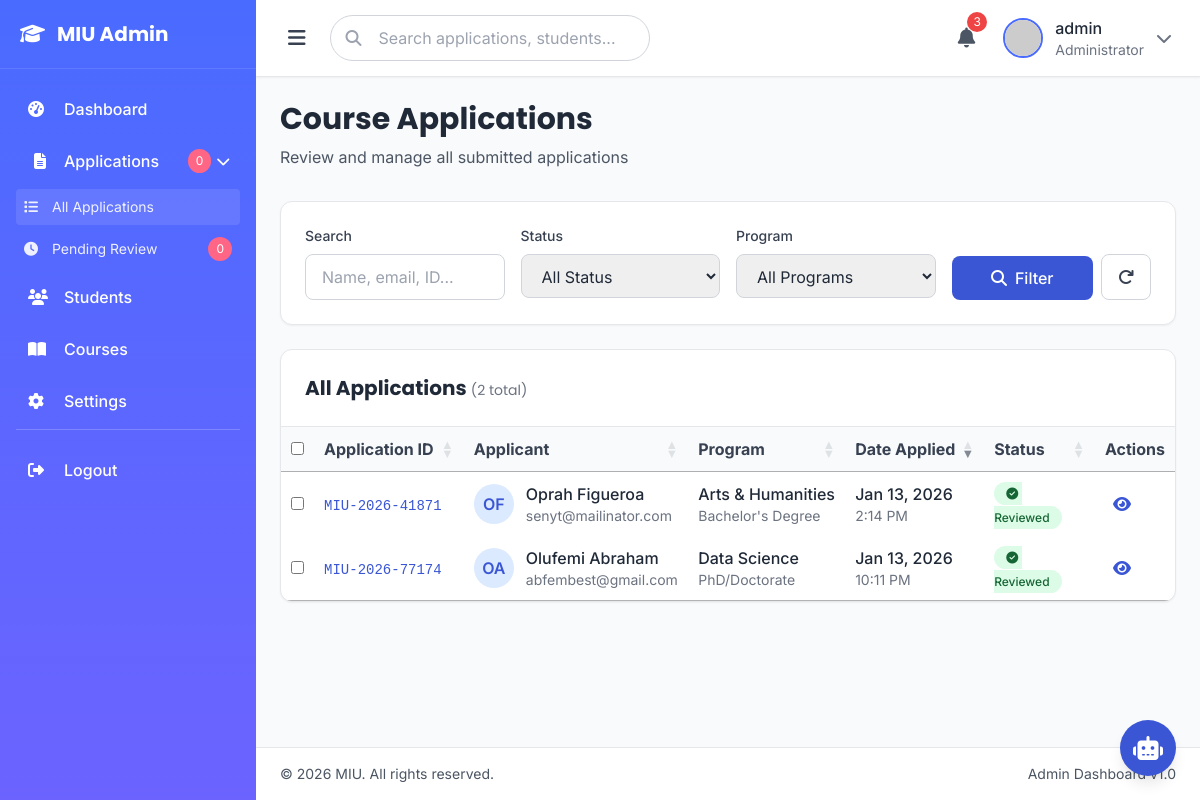
/management/applications/ (signed in), run on an earlier commit of the app's database.
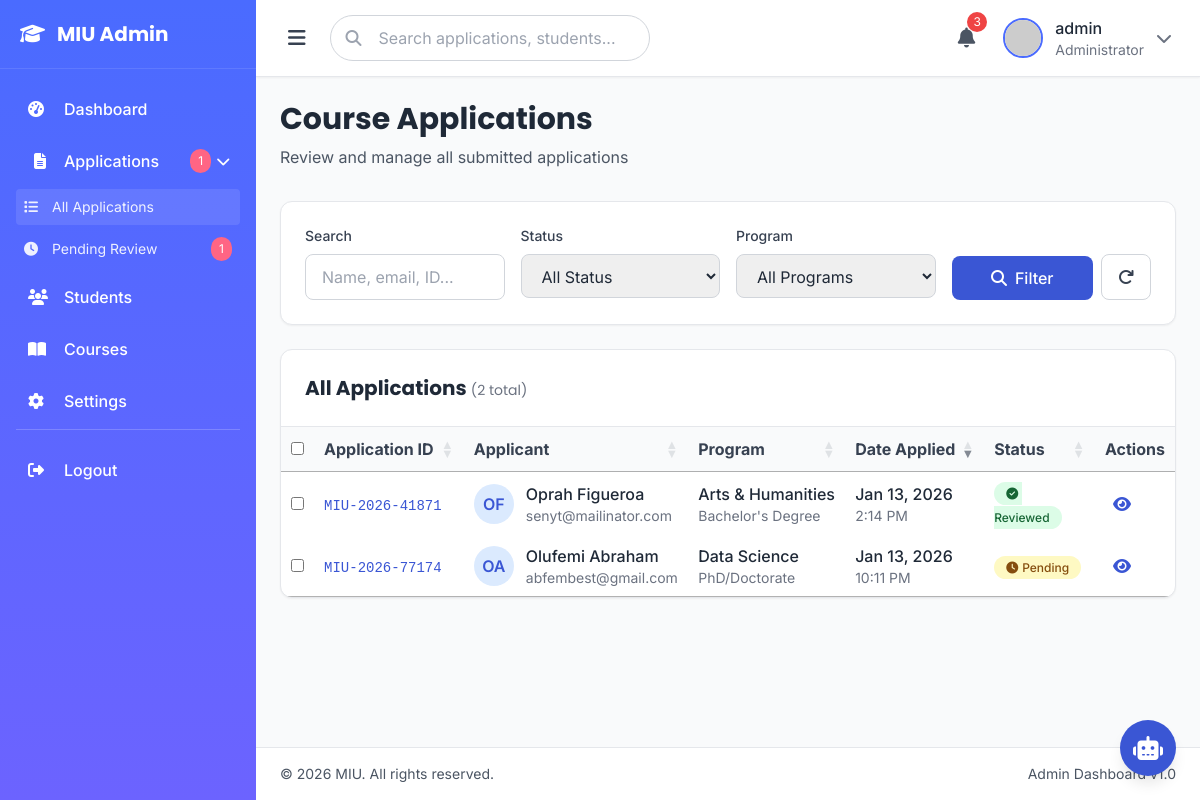
And on a later commit of the database.
### eduweb/models.py (models this page shows, shortened)
class CourseApplication(models.Model):
    DEGREE_LEVEL_CHOICES = [
        ('bachelor', "Bachelor's Degree"),
        ('master', "Master's Degree"),
        ('phd', 'PhD/Doctorate'),
    ]
    STUDY_MODE_CHOICES = [
        ('full-time', 'Full-time'),
        ('part-time', 'Part-time'),
        ('online', 'Online'),
        ('hybrid', 'Hybrid'),
    ]
    INTAKE_CHOICES = [
        ('fall-2025', 'Fall 2025'),
        ('spring-2026', 'Spring 2026'),
        ('fall-2026', 'Fall 2026'),
    ]
    PROGRAM_CHOICES = [
        ('business', 'Business Administration (MBA)'),
        ('computer-science', 'Computer Science'),
        ('data-science', 'Data Science'),
        ('engineering', 'Engineering'),
        ('health-sciences', 'Health Sciences'),
        ('psychology', 'Psychology'),
        ('economics', 'Economics'),
        ('law', 'Law'),
        ('arts', 'Arts & Humanities'),
    ]
    GENDER_CHOICES = [
        ('male', 'Male'),
        ('female', 'Female'),
        ('non-binary', 'Non-binary'),
        ('prefer-not-to-say', 'Prefer not to say'),
    ]
    COUNTRY_CHOICES = [
        ('US', 'United States'),
        ('UK', 'United Kingdom'),
        ('CA', 'Canada'),
        ('AU', 'Australia'),
        ('IN', 'India'),
        ('CN', 'China'),
        ('NG', 'Nigeria'),
        ('BR', 'Brazil'),
        ('OTHER', 'Other'),
    ]
    REFERRAL_CHOICES = [
        ('website', 'University Website'),
        ('search-engine', 'Search Engine (Google, etc.)'),
        ('social-media', 'Social Media'),
        ('friend-family', 'Friend or Family'),
        ('education-fair', 'Education Fair'),
        ('school-counselor', 'School Counselor'),
        ('alumni', 'MIU Alumni'),
        ('other', 'Other'),
    ]
    application_id = models.CharField(max_length=50, unique=True, blank=True)
    user = models.ForeignKey(User, on_delete=models.CASCADE, related_name='applications', null=True, blank=True)
    first_name = models.CharField(max_length=100)
    last_name = models.CharField(max_length=100)
    email = models.EmailField()
    phone = models.CharField(max_length=20)
    date_of_birth = models.DateField()
    country = models.CharField(max_length=100, choices=COUNTRY_CHOICES)
    gender = models.CharField(max_length=50, choices=GENDER_CHOICES)
    address = models.TextField()
    academic_history = models.JSONField(default=list)
    english_proficiency = models.CharField(max_length=50, blank=True)
    english_score = models.CharField(max_length=20, blank=True)
    additional_qualifications = models.TextField(blank=True)
    program = models.CharField(max_length=50, choices=PROGRAM_CHOICES)
    degree_level = models.CharField(max_length=20, choices=DEGREE_LEVEL_CHOICES)
    study_mode = models.CharField(max_length=20, choices=STUDY_MODE_CHOICES)
    intake = models.CharField(max_length=20, choices=INTAKE_CHOICES)
    scholarship = models.BooleanField(default=False)
    referral_source = models.CharField(max_length=100, blank=True, choices=REFERRAL_CHOICES)
    documents_uploaded = models.JSONField(default=dict)
    created_at = models.DateTimeField(default=timezone.now)
    submitted = models.BooleanField(default=False)
    submission_date = models.DateTimeField(null=True, blank=True)
    STATUS_CHOICES = [
        ('submitted', 'Submitted'),
        ('under_review', 'Under Review'),
        ('reviewed', 'Reviewed'),
        ('decision_made', 'Decision Made'),
    ]
    DECISION_CHOICES = [
        ('pending', 'Pending'),
        ('accepted', 'Accepted'),
        ('rejected', 'Rejected'),
        ('waitlisted', 'Waitlisted'),
    ]
    status = models.CharField(max_length=20, choices=STATUS_CHOICES, default='submitted')
    decision = models.CharField(max_length=20, choices=DECISION_CHOICES, default='pending')
    decision_date = models.DateTimeField(null=True, blank=True)
    decision_notes = models.TextField(blank=True)
    reviewed_by = models.ForeignKey(User, on_delete=models.SET_NULL, null=True, blank=True, related_name='reviewed_applications')
    reviewed_at = models.DateTimeField(null=True, blank=True)
    is_reviewed = models.BooleanField(default=False)
    class Meta:
        ordering = ['-created_at']
        verbose_name = 'Course Application'
        verbose_name_plural = 'Course Applications'
    def get_full_name(self):
        return f"{self.first_name} {self.last_name}"
    def get_program_display_name(self):
        return dict(self.PROGRAM_CHOICES).get(self.program, self.program)
    def get_degree_level_display_name(self):
        return dict(self.DEGREE_LEVEL_CHOICES).get(self.degree_level, self.degree_level)

### management/views.py (the view, shortened to what this page needs)
# urls.py: path('applications/', views.applications_list, name='applications_list'),
@login_required(login_url='eduweb:auth_page')
@user_passes_test(is_admin)
def applications_list(request):
    applications = CourseApplication.objects.select_related('user').order_by('-created_at')
    search_query = request.GET.get('search', '')
    status_filter = request.GET.get('status', '')
    program_filter = request.GET.get('program', '')
    if status_filter == 'pending':
        applications = applications.filter(is_reviewed=False)
    elif status_filter == 'reviewed':
        applications = applications.filter(is_reviewed=True)
    if program_filter:
        applications = applications.filter(program=program_filter)
    paginator = Paginator(applications, 15)  # 15 applications per page
    page_number = request.GET.get('page', 1)
    page_obj = paginator.get_page(page_number)
    pending_count = CourseApplication.objects.filter(is_reviewed=False).count()
    context = {
        'applications': page_obj,
        'programs': CourseApplication.PROGRAM_CHOICES,
        'pending_count': pending_count,
    }
    return render(request, 'management/applications.html', context)

### eduweb/views.py (called while the page is built)
def application_status_context(request):
    has_pending_application = False
    if request.user.is_authenticated:
        has_pending_application = CourseApplication.objects.filter(
            user=request.user,
            submitted=True
        ).exists()
    return {'has_pending_application': has_pending_application}

### management/views.py (called while the page is built)
def is_admin(user):
    return user.is_staff or user.is_superuser

### templates/management/applications.html (shortened to what the changed rows need)
{% extends 'management/base.html' %}
{% load static %}
{% block content %}
<div class="mb-8">
    <h1 class="text-2xl md:text-3xl font-bold text-gray-800 mb-2 font-display">Course Applications</h1>
</div>
<div class="bg-white rounded-xl shadow-sm border border-gray-200 overflow-hidden">
    <div class="overflow-x-auto">
        <table id="applicationsTable" class="w-full">
            <thead class="bg-gray-50 sticky top-0 z-10">
                <tr>
                    <th scope="col" class="py-4 px-6 text-left font-semibold text-gray-700">
                        <input type="checkbox" id="selectAll" class="rounded border-gray-300 text-primary-600 focus:ring-primary-500" aria-label="Select all applications">
                    </th>
                    <th scope="col" class="py-4 px-6 text-left font-semibold text-gray-700">Application ID</th>
                    <th scope="col" class="py-4 px-6 text-left font-semibold text-gray-700">Applicant</th>
                    <th scope="col" class="py-4 px-6 text-left font-semibold text-gray-700">Program</th>
                    <th scope="col" class="py-4 px-6 text-left font-semibold text-gray-700">Date Applied</th>
                    <th scope="col" class="py-4 px-6 text-left font-semibold text-gray-700">Status</th>
                    <th scope="col" class="py-4 px-6 text-left font-semibold text-gray-700">Actions</th>
                </tr>
            </thead>
            <tbody>
                {% for application in applications %}
                <tr class="border-b border-gray-100 hover:bg-gray-50 transition-colors">
                    <td class="py-4 px-6">
                        <input type="checkbox" class="application-checkbox rounded border-gray-300 text-primary-600 focus:ring-primary-500" value="{{ application.id }}" aria-label="Select application {{ application.application_id }}">
                    </td>
                    <td class="py-4 px-6">
                        <span class="font-mono text-sm font-medium text-primary-600">{{ application.application_id }}</span>
                    </td>
                    <td class="py-4 px-6">
                        <div class="flex items-center">
                            <div class="w-10 h-10 rounded-full bg-primary-100 flex items-center justify-center text-primary-600 font-semibold mr-3">
                                {{ application.first_name|slice:":1" }}{{ application.last_name|slice:":1" }}
                            </div>
                            <div>
                                <div class="font-medium text-gray-800">{{ application.get_full_name }}</div>
                                <div class="text-sm text-gray-500">{{ application.email }}</div>
                            </div>
                        </div>
                    </td>
                    <td class="py-4 px-6">
                        <div class="font-medium text-gray-800">{{ application.get_program_display_name }}</div>
                        <div class="text-sm text-gray-500">{{ application.get_degree_level_display_name }}</div>
                    </td>
                    <td class="py-4 px-6">
                        <div class="font-medium text-gray-800">{{ application.created_at|date:"M d, Y" }}</div>
                        <div class="text-sm text-gray-500">{{ application.created_at|date:"g:i A" }}</div>
                    </td>
                    <td class="py-4 px-6">
                        {% if application.is_reviewed %}
                        <span class="px-3 py-1 rounded-full text-xs font-medium bg-green-100 text-green-800">
                            <i class="fas fa-check-circle mr-1" aria-hidden="true"></i>Reviewed
                        </span>
                        {% else %}
                        <span class="px-3 py-1 rounded-full text-xs font-medium bg-yellow-100 text-yellow-800">
                            <i class="fas fa-clock mr-1" aria-hidden="true"></i>Pending
                        </span>
                        {% endif %}
                    </td>
                    <td class="py-4 px-6">
                        <div class="flex space-x-2">
                            <a href="{% url 'management:application_detail' application.id %}" class="text-primary-600 hover:text-primary-800 p-2 rounded hover:bg-primary-50 transition-colors" title="View details" aria-label="View application {{ application.application_id }}">
                                <i class="fas fa-eye" aria-hidden="true"></i>
                            </a>
                        </div>
                    </td>
                </tr>
                {% endfor %}
            </tbody>
        </table>
    </div>
</div>
{% endblock %}

### templates/management/base.html (shortened to what the changed rows need)
{% load static %}
<!DOCTYPE html>
<html lang="en" class="scroll-smooth">
<head>
    <script src="https://cdn.tailwindcss.com"></script>
    <link rel="stylesheet" href="https://cdnjs.cloudflare.com/ajax/libs/font-awesome/6.4.0/css/all.min.css">
    <link rel="stylesheet" href="https://cdn.datatables.net/1.13.7/css/jquery.dataTables.min.css">
    <link rel="stylesheet" href="https://cdn.datatables.net/buttons/2.4.2/css/buttons.dataTables.min.css">
</head>
<body class="bg-gray-50 text-gray-800 font-sans antialiased">
    <div class="flex min-h-screen">
        <aside id="sidebar" class="w-64 bg-gradient-to-b from-primary-500 to-secondary-500 text-white flex-shrink-0 fixed inset-y-0 left-0 z-40 transform -translate-x-full md:translate-x-0 transition-transform duration-300">
            <div class="flex flex-col h-full">
                <nav class="flex-1 overflow-y-auto p-4" aria-label="Main navigation">
                    <ul class="space-y-1">
                        <li>
                            <button class="flex items-center justify-between w-full p-3 text-white hover:bg-white/10 transition-all rounded menu-toggle" data-target="applicationsMenu" aria-expanded="false">
                                <div class="flex items-center">
                                    <span class="bg-accent-500 text-white text-xs px-2 py-1 rounded-full mr-2">{{ pending_count|default:0 }}</span>
                                    <i class="fas fa-chevron-right text-sm transition-transform duration-300 menu-arrow" aria-hidden="true"></i>
                                </div>
                            </button>
                            <ul id="applicationsMenu" class="mt-1 space-y-1 max-h-0 overflow-hidden transition-all duration-400">
                                <li>
                                    <a href="{% url 'management:applications_list' %}?status=pending" class="flex items-center justify-between p-2 text-white/90 hover:bg-white/5 rounded text-sm transition-all">
                                        <div class="flex items-center">
                                            <i class="fas fa-clock w-5 mr-2" aria-hidden="true"></i>
                                            <span>Pending Review</span>
                                        </div>
                                        <span class="bg-accent-500 text-white text-xs px-2 py-1 rounded-full">{{ pending_count|default:0 }}</span>
                                    </a>
                                </li>
                            </ul>
                        </li>
                    </ul>
                </nav>
            </div>
        </aside>
        <div class="flex-1 flex flex-col min-h-screen md:ml-64">
            <main class="flex-1 p-4 md:p-6">
                {% block content %}{% endblock %}
            </main>
        </div>
    </div>
</body>
</html>

What changed in the data, as far as the page shows it:
changed CourseApplication "Olufemi Abraham": is_reviewed "Reviewed" → "Pending"
Also different on the page:
{{ pending_count|default:0 }}: "0" → "1"
